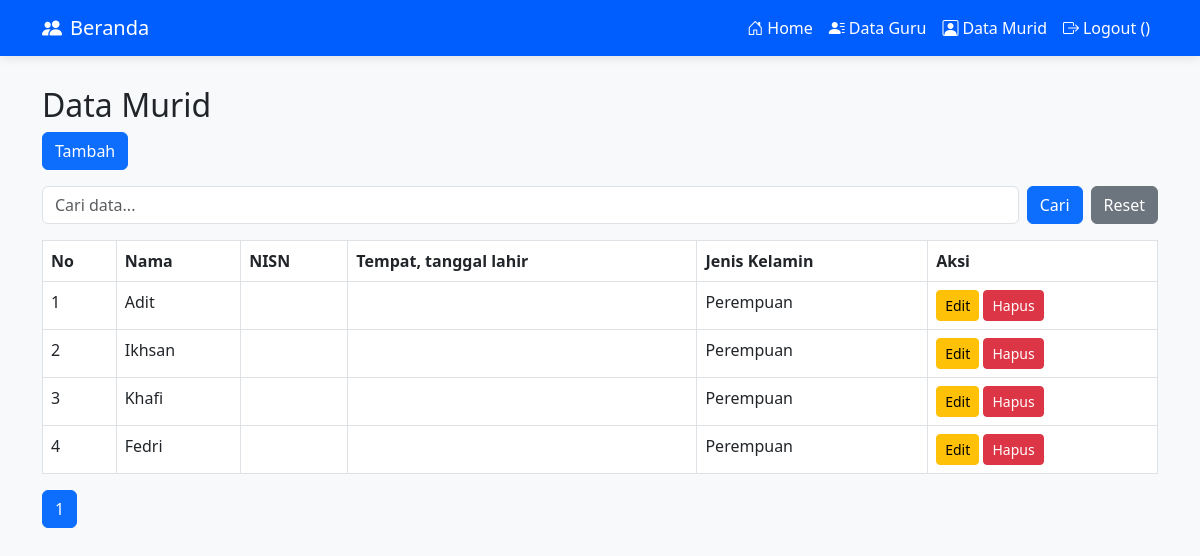
The page /views/murid/index.php on the database as committed earlier.
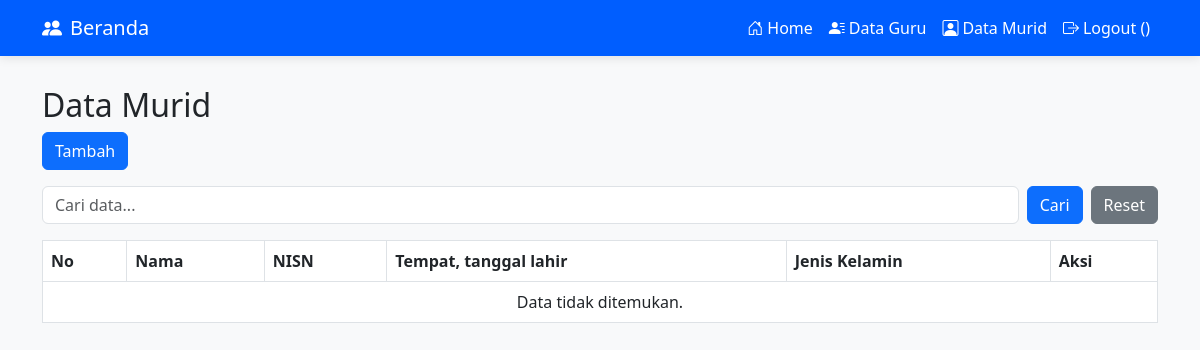
The same page on the database as committed later.
### tables this page shows
CREATE TABLE `murid` (
  `id` int(11) NOT NULL,
  `nama` varchar(100) NOT NULL,
  `id_jurusan` int(11) DEFAULT NULL,
  `id_kelas` int(11) DEFAULT NULL
);

### config/Helper.php (called while the page is built, shortened)
<?php
function get($key) {
    return isset($_GET[$key]) ? htmlspecialchars($_GET[$key]) : null;
}
function paginate($totalData, $limit = 10) {
    $page = isset($_GET['page']) ? (int)$_GET['page'] : 1;
    $start = ($page - 1) * $limit;
    $totalPage = ceil($totalData / $limit);
    return [
        'start' => $start,
        'limit' => $limit,
        'current' => $page,
        'total_page' => $totalPage
    ];
}
?>

### models/Murid.php (called while the page is built, shortened)
<?php
class Murid {
    private $conn;
    private $table = "murid";
    public function __construct($db)
    {
        $this->conn = $db;
    }
    public function countAll($keyword = null) {
        if ($keyword) {
            $query = "SELECT COUNT(*) as total
                FROM $this->table
                WHERE nama LIKE ?
                OR nisn LIKE ?
                OR ttl LIKE ?
                OR jenis_kelamin LIKE ?";
            $stmt = $this->conn->prepare($query);
            $like = "%$keyword%";
            $stmt->bind_param("ssss", $like, $like, $like, $like);
            $stmt->execute();
            return $stmt->get_result()->fetch_assoc()['total'];
        } else {
            $query = "SELECT COUNT(*) as total FROM $this->table";
            return $this->conn->query($query)->fetch_assoc()['total'];
        }
    }
    public function getData($start, $limit, $keyword = null) {
        if ($keyword) {
            $query = "SELECT * FROM $this->table
                WHERE nama LIKE ?
                OR nisn LIKE ?
                OR ttl LIKE ?
                OR jenis_kelamin LIKE ?
                LIMIT ?, ?";
            $stmt = $this->conn->prepare($query);
            $like = "%$keyword%";
            $stmt->bind_param("sssii", $like, $like, $like, $like, $start, $limit);
        } else {
            $query = "SELECT * FROM $this->table
                    LIMIT ?, ?";
            $stmt = $this->conn->prepare($query);
            $stmt->bind_param("ii", $start, $limit);
        }
        $stmt->execute();
        return $stmt->get_result();
    }
}
?>

### views/murid/index.php (the view, shortened to what this page needs)
<?php
include '../../config/Database.php';
include '../../models/Murid.php';
include '../../config/Helper.php';
$db = new Database();
$conn = $db->connect();
$keyword = get('search');
$murid = new Murid($conn);
$totalData = $murid->countAll($keyword);
$pagination = paginate($totalData, 10);
$data = $murid->getData($pagination['start'], $pagination['limit'], $keyword);
?>
<!DOCTYPE html>
<html>
<head>
    <link href="https://cdn.jsdelivr.net/npm/bootstrap@5.3.0/dist/css/bootstrap.min.css" rel="stylesheet">
    <link rel="stylesheet" href="https://cdn.jsdelivr.net/npm/bootstrap-icons@1.8.1/font/bootstrap-icons.css">
</head>
<body>
    <nav class="navbar navbar-expand-lg navbar-dark">
        <div class="container">
            <a class="navbar-brand" href="../../views/index.php">
                <i class="bi bi-people-fill me-2"></i>Beranda
            </a>
            <div class="collapse navbar-collapse justify-content-end" id="navbarNav">
                <ul class="navbar-nav">
                    <li class="nav-item">
                        <a class="nav-link" aria-current="page" href="../../views/index.php">
                            <i class="bi bi-house-door me-1"></i>Home
                        </a>
                    </li>
                    <li class="nav-item">
                        <a class="nav-link" href="../../views/guru/index.php">
                            <i class="bi bi-person-lines-fill me-1"></i>Data Guru
                        </a>
                    </li>
                    <li class="nav-item">
                        <a class="nav-link" href="../../views/murid/index.php">
                            <i class="bi bi-person-square me-1"></i>Data Murid
                        </a>
                    </li>
                    <li class="nav-item">
                        <a class="nav-link" href="../../auth/logout.php">
                            <i class="bi bi-box-arrow-right me-1"></i>Logout (<?= $_SESSION['username']; ?>)
                        </a>
                    </li>
                </ul>
            </div>
        </div>
    </nav>
    <div class="container main-container">
        <h2>Data Murid</h2>
        <a href="tambah.php" class="btn btn-primary mb-3">Tambah</a>
        <form method="GET" class="mb-3 d-flex">
            <input type="text" name="search" class="form-control me-2" placeholder="Cari data..." value="<?= htmlspecialchars($keyword) ?>">
            <button class="btn btn-primary">Cari</button>
            <a href="index.php" class="btn btn-secondary ms-2">Reset</a>
        </form>
        <table class="table table-bordered">
            <tr>
                <th>No</th>
                <th>Nama</th>
                <th>NISN</th>
                <th>Tempat, tanggal lahir</th>
                <th>Jenis Kelamin</th>
                <th>Aksi</th>
            </tr>
            <?php $no = 1; if ($data->num_rows > 0) : ?>
                <?php while($row = $data->fetch_assoc()) : ?>
                <tr>
                    <td><?= $no++ ?></td>
                    <td><?= htmlspecialchars($row['nama']) ?></td>
                    <td><?= htmlspecialchars($row['nisn']) ?></td>
                    <td><?= htmlspecialchars($row['ttl']) ?></td>
                    <td><?= $row['jenis_kelamin'] === 'L' ? 'Laki-laki' : 'Perempuan' ?></td>
                    <td>
                        <a href="edit.php?id=<?= $row['id'] ?>" class="btn btn-warning btn-sm">Edit</a>
                        <a href="../../proses/murid/hapus.php?id=<?= $row['id'] ?>" class="btn btn-danger btn-sm" onclick="return confirm('Yakin?')">Hapus</a>
                    </td>
                </tr>
                <?php endwhile; ?>
            <?php else: ?>
                <tr>
                    <td colspan="6" class="text-center">Data tidak ditemukan.</td>
                </tr>
            <?php endif; ?>
        </table>
        <nav>
        <ul class="pagination">
        <?php for($i = 1; $i <= $pagination['total_page']; $i++) : ?>
            <li class="page-item <?= $i == $pagination['current'] ? 'active' : '' ?>">
                <a class="page-link"
                href="?page=<?= $i ?>&search=<?= urlencode($keyword) ?>">
                <?= $i ?>
                </a>
            </li>
        <?php endfor; ?>
        </ul>
        </nav>
    </div>
</body>
</html>

### views/murid/index.php (style rules this page uses)
:root { --primary-color: #005effff; --secondary-color: #005effff; }
body { background-color: #f8f9fa; font-family: 'Segoe UI', Tahoma, Geneva, Verdana, sans-serif; }
.navbar { background: linear-gradient(135deg, var(--primary-color) 0%, var(--secondary-color) 100%) !important; box-shadow: 0 2px 10px rgba(0, 0, 0, 0.1); }
.navbar-brand, .nav-link { color: white !important; font-weight: 500; }
.main-container { margin-top: 30px; }

Rows that differ between the two databases and show on the page:
removed murid: nama "Adit", shows "Perempuan"
removed murid: nama "Ikhsan", shows "Perempuan"
removed murid: nama "Khafi", shows "Perempuan"
removed murid: nama "Fedri", shows "Perempuan"
Other text that changed with them:
text now shown: "Data tidak ditemukan."
list line gone: "1"
